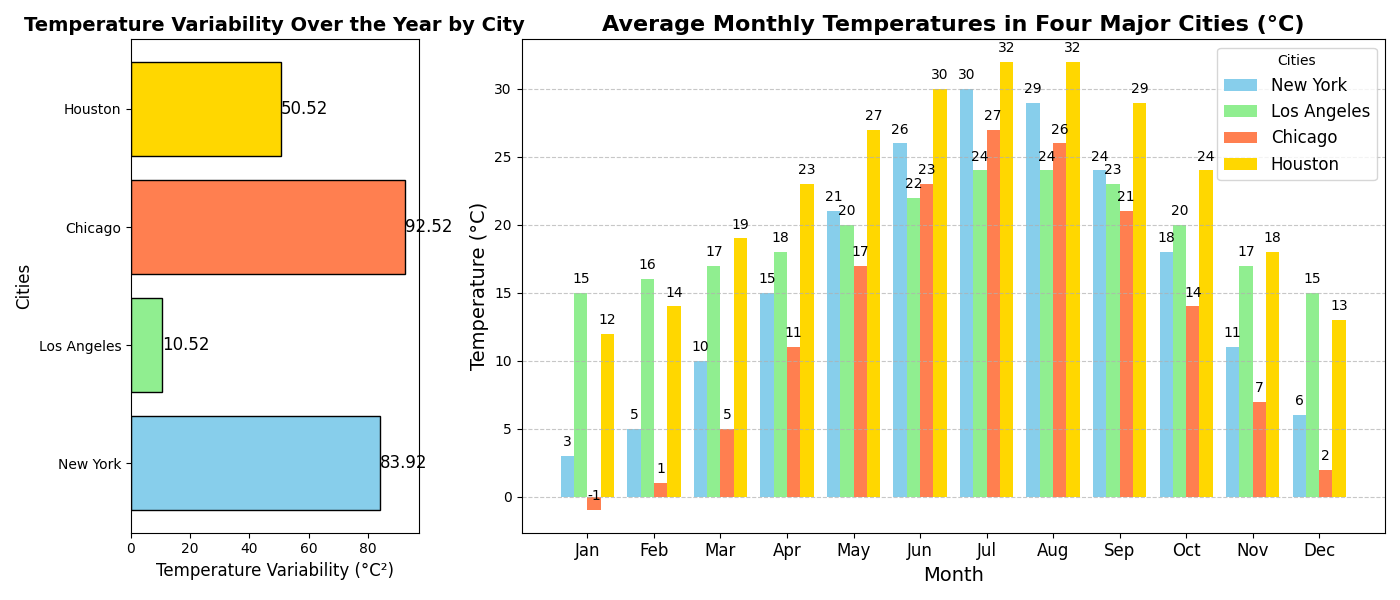

This figure's Python source:
import matplotlib.pyplot as plt
import numpy as np

months = np.array(['Jan', 'Feb', 'Mar', 'Apr', 'May', 'Jun', 
                   'Jul', 'Aug', 'Sep', 'Oct', 'Nov', 'Dec'])

cities = ['New York', 'Los Angeles', 'Chicago', 'Houston']

temp_data = np.array([
    [3, 5, 10, 15, 21, 26, 30, 29, 24, 18, 11, 6],
    [15, 16, 17, 18, 20, 22, 24, 24, 23, 20, 17, 15],
    [-1, 1, 5, 11, 17, 23, 27, 26, 21, 14, 7, 2],
    [12, 14, 19, 23, 27, 30, 32, 32, 29, 24, 18, 13]
])

fig, (ax2, ax1) = plt.subplots(nrows=1, ncols=2, figsize=(14, 6), gridspec_kw={'width_ratios': [1, 3]})

bar_width = 0.2
x_positions = np.arange(len(months))

colors = ['skyblue', 'lightgreen', 'coral', 'gold']

variances = np.var(temp_data, axis=1)
ax2.barh(cities, variances, color=colors, edgecolor='black')
ax2.set_title('Temperature Variability Over the Year by City', fontsize=14, fontweight='bold')
ax2.set_xlabel('Temperature Variability (°C²)', fontsize=12)
ax2.set_ylabel('Cities', fontsize=12)

for i in range(len(cities)):
    ax2.text(variances[i] + 0.1, i, f'{variances[i]:.2f}', va='center', fontsize=12)

for i, city in enumerate(cities):
    ax1.bar(x_positions + i * bar_width, temp_data[i], width=bar_width, label=city, color=colors[i])

ax1.set_title('Average Monthly Temperatures in Four Major Cities (°C)', fontsize=16, fontweight='bold')
ax1.set_xlabel('Month', fontsize=14)
ax1.set_ylabel('Temperature (°C)', fontsize=14)
ax1.set_xticks(x_positions + bar_width * 1.5)
ax1.set_xticklabels(months, fontsize=12)

for i in range(len(months)):
    for j in range(len(cities)):
        ax1.text(i + j * bar_width, temp_data[j][i] + 0.5, str(temp_data[j][i]), ha='center', va='bottom', fontsize=10)

ax1.legend(title='Cities', fontsize=12)
ax1.grid(True, linestyle='--', alpha=0.7, axis='y')

plt.tight_layout()
plt.show()
